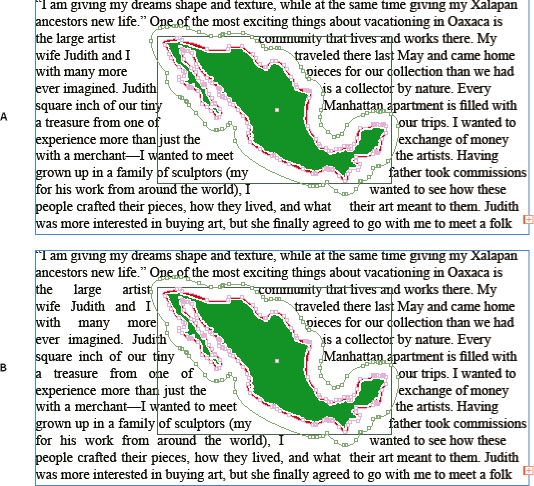
#> input picture imgs/img04.png, 534 x 486 px
$ python ler_img.py
#> lines starting #> are read from the running program, lines starting #| are printed output that depends on the picture
import cv2
import pytesseract

#caminho do executável do tesseract (erro no path windows)
pytesseract.pytesseract.tesseract_cmd = r'C:\Users\luiz.santos\Desktop\Code\pytesseract\tesseract.exe'

def ocr(image_path):
    # carregando imagem
#> called with image_path = 'imgs/img04.png'
    image = cv2.imread(image_path)
#> image is the input picture: shape (486, 534, 3); mean B, G, R 205.1, 212.4, 205.1

    # convertendo imagem para escala de cinza
    image_gray = cv2.cvtColor(image, cv2.COLOR_BGR2GRAY)
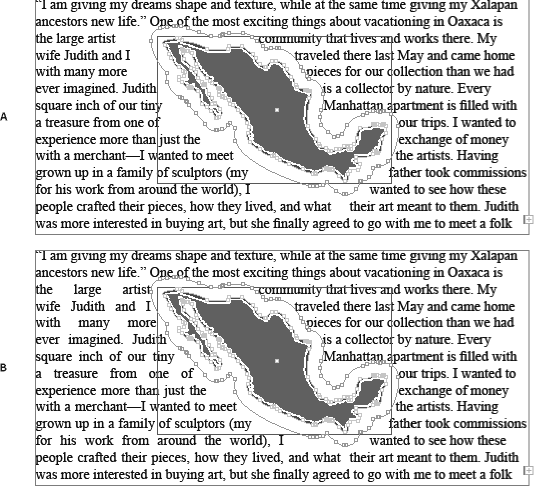
#> image_gray: shape (486, 534); min 14, max 255, mean 209.4

    # Aplicar pré-processamento na imagem
    # Fazer operações como redimensionamento, remoção de ruído, etc.

    # configuração para o tesseract
    custom_config = r'--oem 3 --psm 1 -l por'

    # ocr na imagem usando o tesseract e a configuração anterior
#> (the run stopped early here; a loop or call above may not have finished)

$ run again, with imgs/img02.webp saved as imgs/img04.png
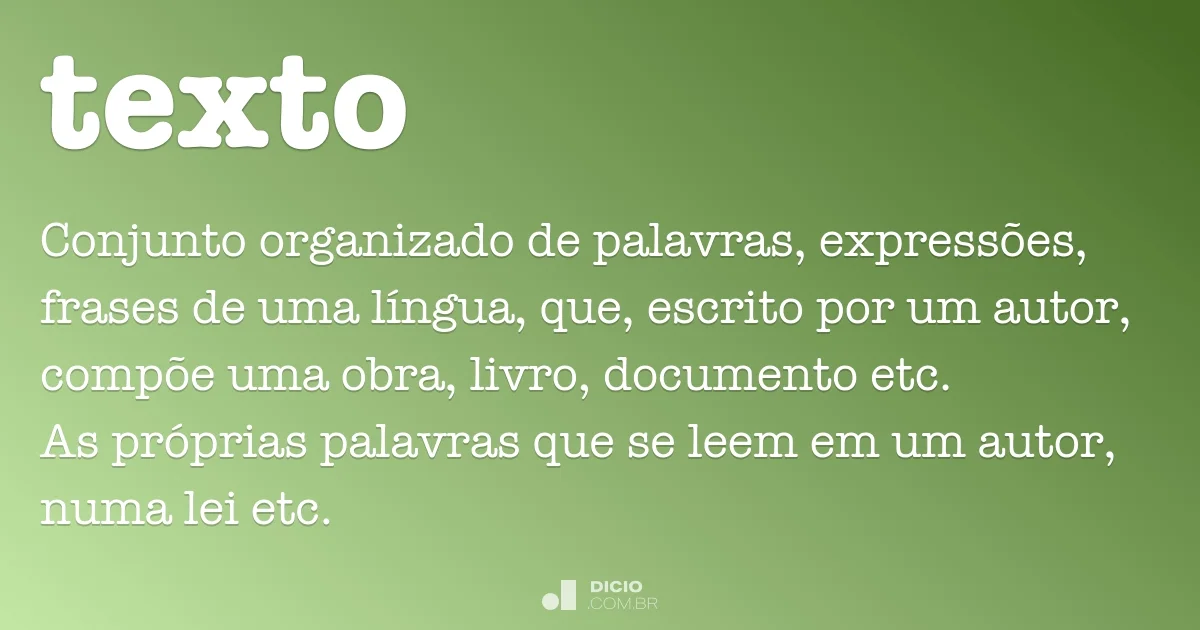
#> input picture imgs/img02.webp, 1200 x 630 px
#> in ocr, image is the input picture: shape (630, 1200, 3); mean B, G, R 111.1, 173, 140.5
#> in ocr, `image_gray = cv2.cvtColor(image, cv2.COLOR_BGR2GRAY)`:
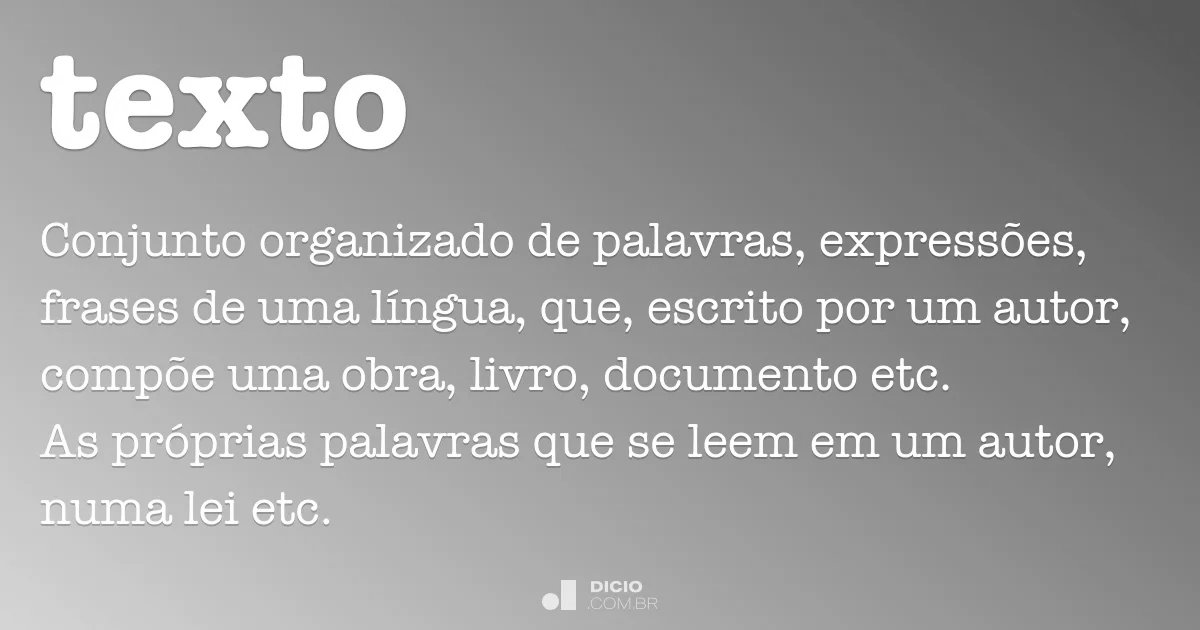
#> image_gray: shape (630, 1200); min 85, max 255, mean 156.3
